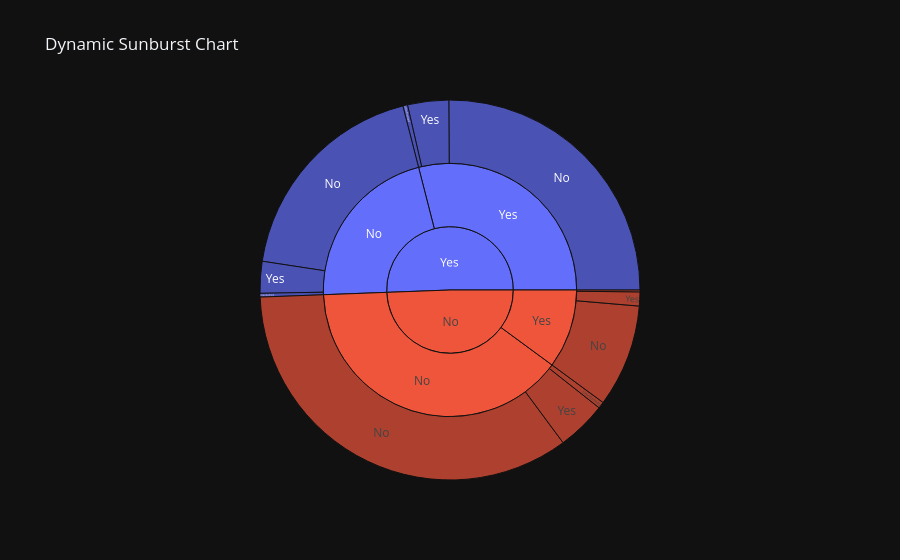

Source (notebook cell):
### Code cell
# Example usage:
# Assuming df is your DataFrame with multiple categorical variables:
create_dynamic_sunburst(df, ['treatment', 'family_history', 'self_employed', ])

### Figure 1 — Plotly figure (JSON) as saved in the notebook; plotly's stock layout.template omitted (floating-point values rounded to 4 significant figures)
{"data": [{"branchvalues": "total", "domain": {"x": [0.0, 1.0], "y": [0.0, 1.0]}, "hovertemplate": "labels=%{label}<br>Count=%{value}<br>parent=%{parent}<br>id=%{id}<extra></extra>", "ids": ["No/No/No", "Yes/No/No", "No/Yes/No", "Yes/Yes/No", "No/No/Uninformed", "Yes/No/Uninformed", "No/Yes/Uninformed", "Yes/Yes/Uninformed", "No/No/Yes", "Yes/No/Yes", "No/Yes/Yes", "Yes/Yes/Yes", "No/No", "Yes/No", "No/Yes", "Yes/Yes", "No", "Yes"], "labels": ["No", "No", "No", "No", "Uninformed", "Uninformed", "Uninformed", "Uninformed", "Yes", "Yes", "Yes", "Yes", "No", "No", "Yes", "Yes", "No", "Yes"], "name": "", "parents": ["No/No", "Yes/No", "No/Yes", "Yes/Yes", "No/No", "Yes/No", "No/Yes", "Yes/Yes", "No/No", "Yes/No", "No/Yes", "Yes/Yes", "No", "Yes", "No", "Yes", "", ""], "values": [435, 234, 110, 316, 7, 4, 2, 5, 53, 34, 15, 44, 495, 272, 127, 365, 622, 637], "type": "sunburst"}], "layout": {"legend": {"tracegroupgap": 0}, "title": {"text": "Dynamic Sunburst Chart"}}}
